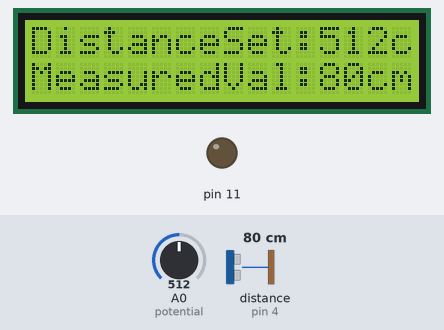
A sketch run on a simulated Arduino Uno, built with avr-gcc and run on an emulated ATmega328P. Parts: 16×2 character LCD, output pins drawn as LEDs (lit = HIGH). Wiring (inferred from the names in the program): ultrasonic range finder: trigger pin 2; echo pin 4. The inputs (shaded band) are chosen by the test bench; at power-on: distance to the obstacle (sensor on pin 4) 80 cm, A0 (potential) = 512. The echo pulse lasts 58.3 µs per cm; pins used as bus, display or sensor lines are not drawn; what the sketch prints to the serial monitor is not drawn.

Above: at 1.2 s.
1.3 s: distance to the obstacle (sensor on pin 4) set to 2 cm
At 5.0 s:
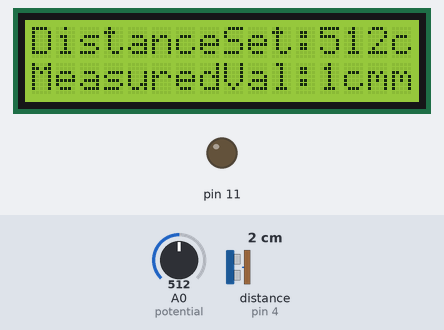
5.4 s: A0 (potential) set to 111
At 7.0 s:
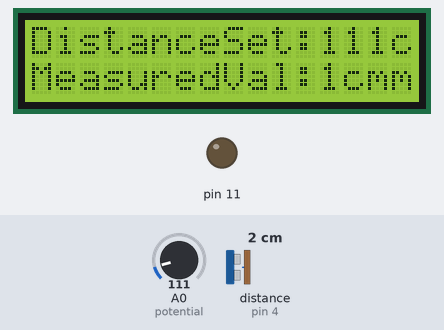
7.6 s: A0 (potential) set to 88
At 8.9 s:
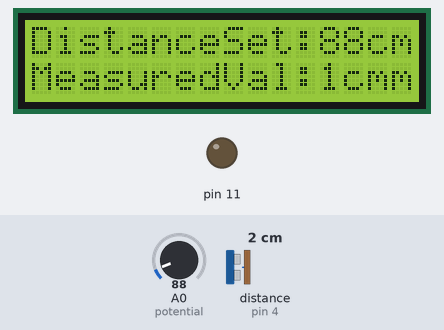
9.6 s: distance to the obstacle (sensor on pin 4) set to 18 cm
At 10.9 s:
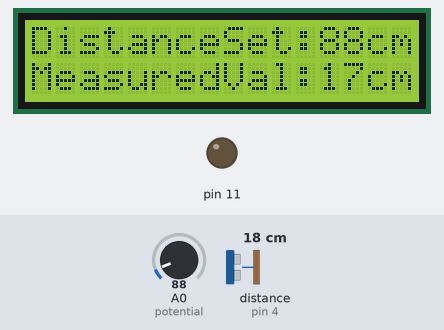
11.6 s: A0 (potential) set to 11
At 12.9 s:
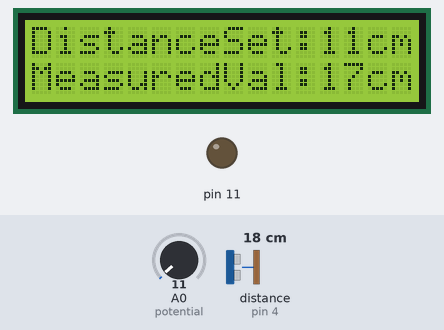
13.6 s: A0 (potential) set to 8
At 14.9 s:
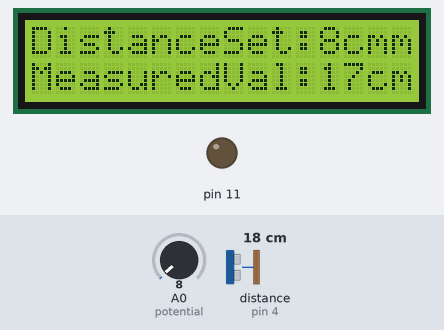
Timing chart, 0 to 16.6 s (numbered marks = the images above; inputs shaded):
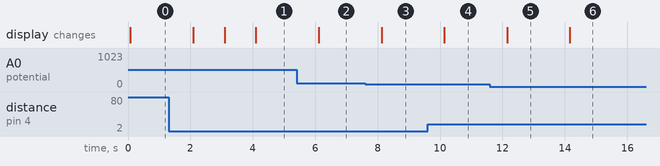

The sketch:

Distance_Measurement.ino
```cpp
#include<LiquidCrystal.h>
const int trigPin = 2;
const int echoPin = 4;
const int potential=A0;
int distance_req;
long cm;
LiquidCrystal lcd(5,6,7,8,9,10);
void setup()
{
  Serial.begin(9600);
  lcd.begin(16,2);
}
void loop()
{
  long duration,cm;
  pinMode(potential,INPUT);
  pinMode(11,OUTPUT);
  pinMode(trigPin, OUTPUT);
  distance_req=analogRead(potential);
  digitalWrite(trigPin, LOW);
  delayMicroseconds(2);
  digitalWrite(trigPin, HIGH);
  delayMicroseconds(10);
  digitalWrite(trigPin, LOW);
  pinMode(echoPin, INPUT);
  duration = pulseIn(echoPin, HIGH);
  cm = microsecondsToCentimeters(duration);
  map(distance_req,0,2230,0,1023);
  Serial.print(distance_req);
  Serial.println("cm");
  Serial.println(cm);
  lcd.setCursor(0,0);
  lcd.print("DistanceSet:");
  lcd.print(distance_req);
  lcd.print("cm");
  lcd.setCursor(0,1);
  lcd.print("MeasuredVal:");
  lcd.print(cm);
  lcd.print("cm");
  if(cm==distance_req)
  {
    lcd.clear();
    lcd.setCursor(2, 0);
    digitalWrite(11,HIGH);
    lcd.print("It is the required distance.");
  for (int positionCounter = 0; positionCounter < 13; positionCounter++)
  {
    // scroll one position left:
    lcd.scrollDisplayLeft();
    // wait a bit:
    delay(250);
  }
  delay(3000);
  digitalWrite(11,LOW);
  lcd.clear();
  }
  Serial.println();
  delay(1000);
}
long microsecondsToCentimeters(long microseconds)
{return microseconds / 29 / 2;}
```

Measured:
- the behaviour switches between 100 and 99 on A0 (potential) (found by bisection; images 2 and 3)
- the behaviour switches between 10 and 9 on A0 (potential) (found by bisection; images 5 and 6)
- after the input at 1.3 s, the display: changes after 0.79 s (image 1)
- after the input at 5.4 s, the display: changes after 0.71 s (image 2)
- after the input at 7.6 s, the display: changes after 0.52 s (image 3)
- after the input at 9.6 s, the display: changes after 0.54 s (image 4)
- after the input at 11.6 s, the display: changes after 0.55 s (image 5)
- after the input at 13.6 s, the display: changes after 0.56 s (image 6)
